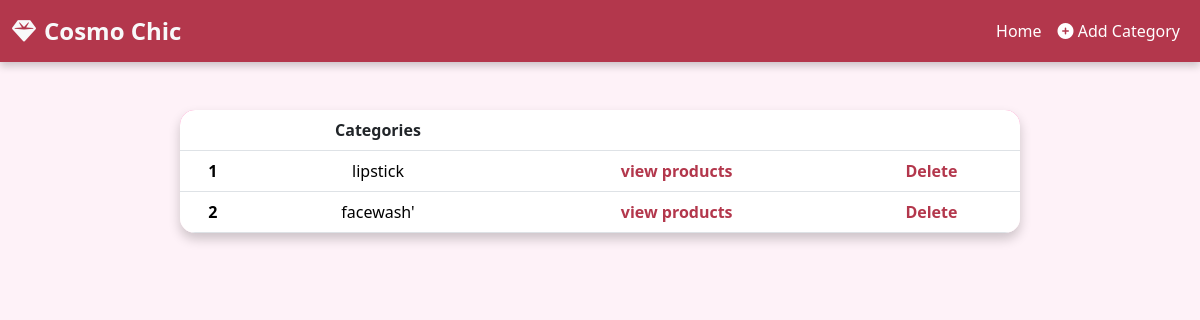
The app's page /view_category, older data.
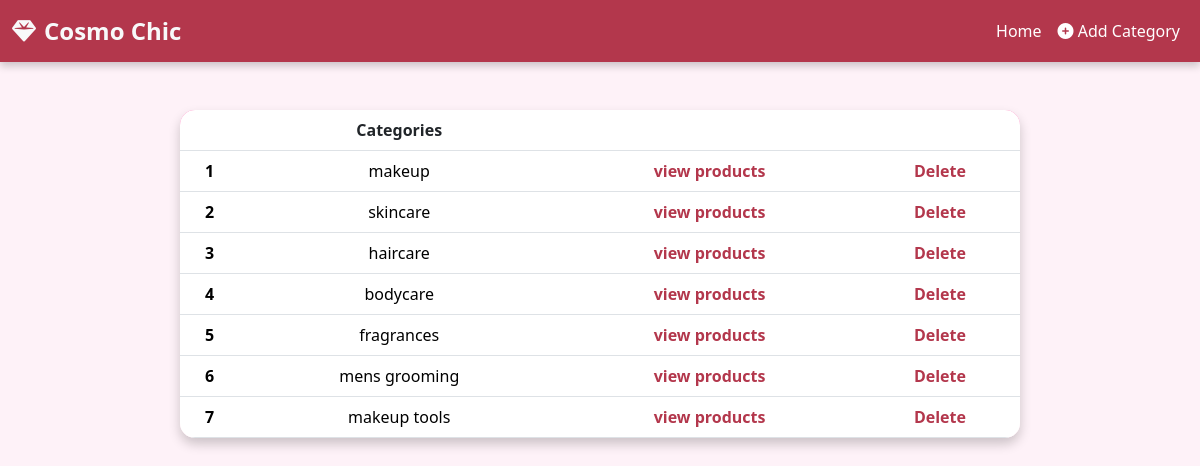
The same page, newer data.
### app/models.py (models this page shows)
class Category(models.Model):
    category = models.TextField()

### app/views.py (the view)
# urls.py: path('view_category',views.view_category),
def view_category(req):
    category=Category.objects.all()
    return render(req,'shop/view_category.html',{'category':category})

### templates/shop/view_category.html (shortened to what this page needs)
<!DOCTYPE html>
<html lang="en">
<head>
    {% load static %}
    <link rel="stylesheet" href="{% static 'viewcat_style.css' %}">
    <link href="https://cdn.jsdelivr.net/npm/bootstrap@5.3.3/dist/css/bootstrap.min.css" rel="stylesheet">
    <link rel="stylesheet" href="https://cdnjs.cloudflare.com/ajax/libs/font-awesome/6.5.0/css/all.min.css">
</head>
<body>
    <nav class="navbar navbar-expand-sm navbar-dark">
        <div class="container-fluid">
            <a class="navbar-brand text-light d-flex align-items-center" href="#">
                <i class="fas fa-gem me-2"></i> Cosmo Chic
            </a>
            <div class="collapse navbar-collapse" id="collapsibleNavbar">
                <ul class="navbar-nav ms-auto">
                    <li class="nav-item">
                        <a class="nav-link" href="shop_home">Home</a>
                    </li>
                    <li class="nav-item">
                        <a class="nav-link" href="category">
                            <i class="fas fa-plus-circle"></i> Add Category
                        </a>
                    </li>
                </ul>
            </div>
        </div>
    </nav>
    <table class="table table-hover mt-5 mb-5 mx-auto">
        <thead>
            <tr>
                <th scope="col"></th>
                <th scope="col" class="text-dark">Categories</th>
                <th scope="col"></th>
                <th scope="col"></th>
            </tr>
        </thead>
        <tbody>
            {% for i in category %}
            <tr>
                <th scope="row">{{ i.pk }}</th>
                <td>{{ i.category }}</td>
                <td><a href="view_products/{{i.pk }}">view products</a></td>
                <td><a href="delete_category/{{ i.pk }}">Delete</a></td>
            </tr>
            {% endfor %}
        </tbody>
    </table>
</body>
</html>

Row changes from the older to the newer data that the page shows:
changed Category id 1: category "lipstick" → "makeup"
changed Category id 2: category "facewash'" → "skincare"
added Category: pk "3", category "haircare"
added Category: pk "4", category "bodycare"
added Category: pk "5", category "fragrances"
added Category: pk "6", category "mens grooming"
added Category: pk "7", category "makeup tools"
